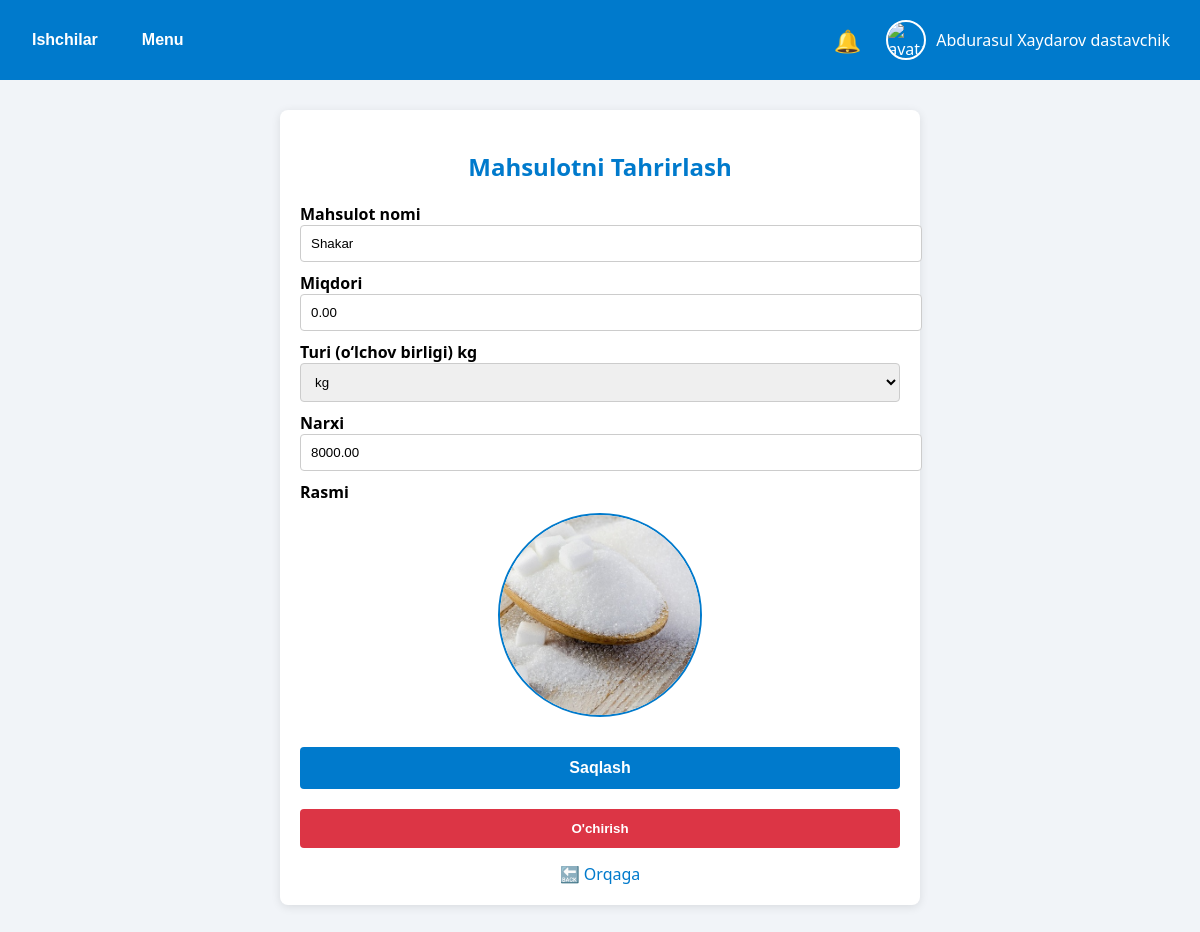
Page /product/2/ (signed in) on the earlier database version.
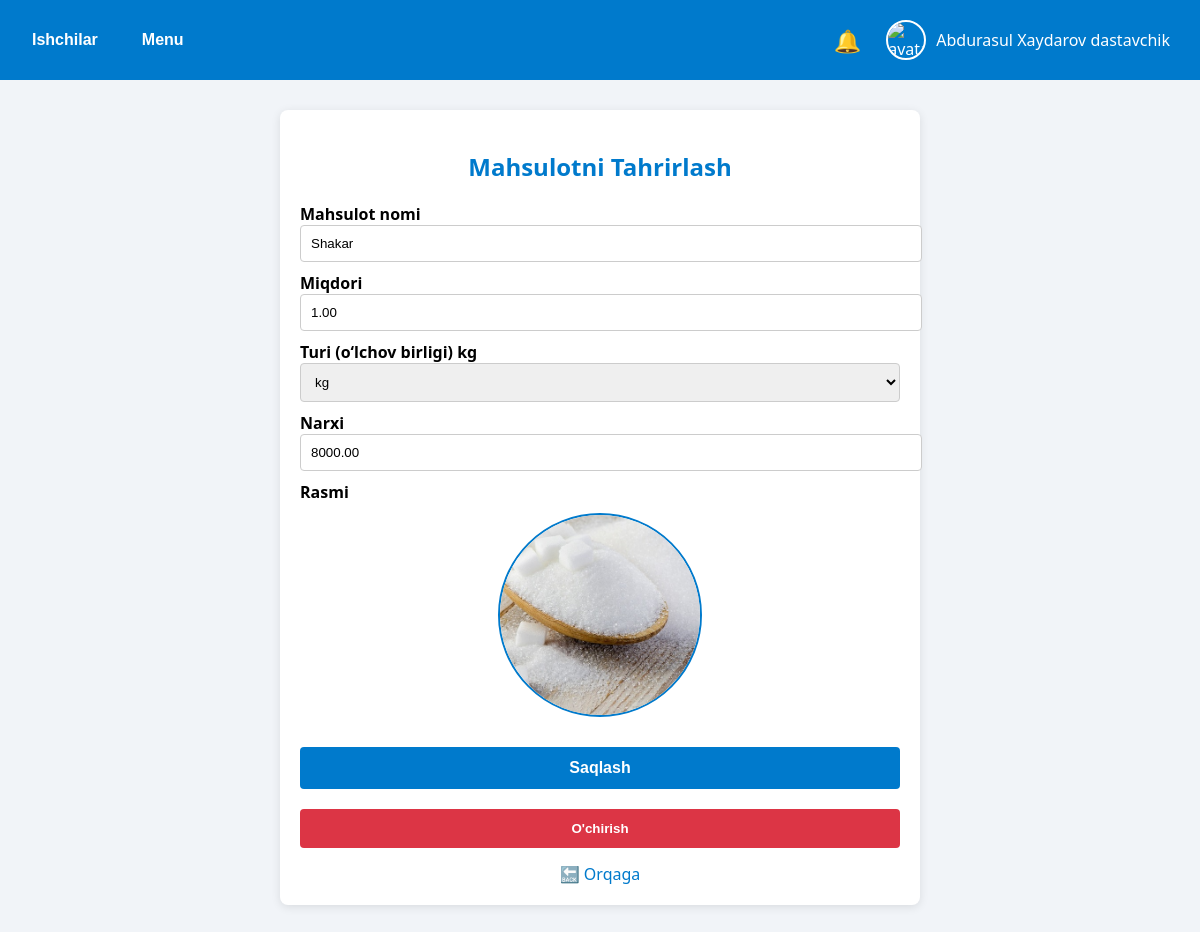
Same page on the later database version.
### main/models.py (models this page shows, shortened)
class Mahsulot(models.Model):
    nomi = models.CharField(max_length=255)
    rasmi = models.ImageField(upload_to='mahsulotlar/')
    narxi = models.DecimalField(max_digits=10, decimal_places=2)
    turi = models.ForeignKey(MahsulotTuri, on_delete=models.CASCADE)
    miqdori = models.FloatField(default=0)

class MahsulotTuri(models.Model):
    nomi = models.CharField(max_length=100)  # kg, dona, l
    def __str__(self):
        return self.nomi

### main/views.py (the view, shortened to what this page needs)
# urls.py: path('product/<int:mahsulot_id>/', seemahsulot, name='seeproduct'),
@login_required(login_url='login')
def seemahsulot(request, mahsulot_id):
    mahsulot = Mahsulot.objects.get(id=mahsulot_id)
    turs=MahsulotTuri.objects.all()
    return render(request, 'seemahsulot.html', {'mahsulot': mahsulot,'turs':turs})

### main/models.py (called while the page is built)
    @property
    def rasmi(self):
        if self.type == 'yetkazib_beruvchi':
            try:
                return YetkazibBeruvchi.objects.get(user=self).rasmi.url
            except YetkazibBeruvchi.DoesNotExist:
                return None
        elif self.type == 'pazanda':
            try:
                return Pazanda.objects.get(user=self).rasmi.url
            except Pazanda.DoesNotExist:
                return None
        return None

### main/templates/seemahsulot.html (shortened to what this page needs)
{% extends 'egabase.html' %}
{% load static %}
{% block content %}
<div style="max-width: 600px; margin: 30px auto; background: #fff; padding: 20px; border-radius: 8px; box-shadow: 0 2px 10px rgba(0,0,0,0.1);">
    <h2 style="color: #007acc; text-align: center; margin-bottom: 20px;">Mahsulotni Tahrirlash</h2>
    <form method="POST" enctype="multipart/form-data">
        <label for="nomi" style="font-weight: bold;">Mahsulot nomi</label>
        <input type="text" id="nomi" name="nomi" value="{{ mahsulot.nomi }}" required
               style="width: 100%; padding: 10px; margin-bottom: 10px; border: 1px solid #ccc; border-radius: 4px;">
        <label for="miqdori" style="font-weight: bold;">Miqdori</label>
        <input type="number" id="miqdori" name="miqdori" value="{{ mahsulot.miqdori }}" required
               style="width: 100%; padding: 10px; margin-bottom: 10px; border: 1px solid #ccc; border-radius: 4px;">
        <label for="turi" style="font-weight: bold;">Turi (o‘lchov birligi) {{ mahsulot.turi }}  </label>
       <select id="turi" name="turi" required
               style="width: 100%; padding: 10px; margin-bottom: 10px; border: 1px solid #ccc; border-radius: 4px;">
               {% for tur in turs%}
               <option value="{{ tur.nomi }}" {%  if mahsulot.turi.nomi == tur.nomi %} selected  {% endif %} >{{ tur.nomi }}</option>
               {% endfor %}
               </select>
        <label for="narxi" style="font-weight: bold;">Narxi</label>
        <input type="number" id="narxi" name="narxi" value="{{ mahsulot.narxi }}" step="0.01" required
               style="width: 100%; padding: 10px; margin-bottom: 10px; border: 1px solid #ccc; border-radius: 4px;">
        <label for="rasmi_input" style="display: block; font-weight: bold;">Rasmi</label>
        <img src="{% if mahsulot.rasmi %}{{ mahsulot.rasmi.url }}{% else %}{% static 'images/default_product.jpg' %}{% endif %}"
             alt="Mahsulot rasmi"
             id="preview-rasm"
             style="width: 200px; height: 200px; object-fit: cover; border-radius: 50%; border: 2px solid #007acc; margin: 10px auto; display: block; cursor: pointer;">
        <button type="submit"
                style="margin-top: 20px; width: 100%; padding: 12px; background: #007acc; color: #fff; border: none; border-radius: 4px; font-size: 16px; font-weight: bold; cursor: pointer;">
            Saqlash
        </button>
        <a href="{% url 'delprdct' mahsulot.id %}" >
            <button type="button"
                    style="margin-top: 20px;  width: 100%; padding: 12px; background-color: #dc3545; color: white; border: none; border-radius: 4px; font-weight: bold; cursor: pointer;"
            >
                O'chirish
            </button>
        </a>
    </form>
    <a href="{% url 'main' %}" style="display: inline-block; margin-top: 15px; text-align: center; width: 100%; text-decoration: none; color: #007acc;">
        🔙 Orqaga
    </a>
</div>
{% endblock %}

Differences in the rows shown:
changed Mahsulot "Shakar": miqdori "0.00" → "1.00"
